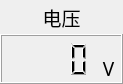
<?xml version="1.0" encoding="UTF-8"?>
<ui version="4.0">
 <class>DS_LcdNumWid</class>
 <widget class="QWidget" name="DS_LcdNumWid">
  <property name="geometry">
   <rect>
    <x>0</x>
    <y>0</y>
    <width>123</width>
    <height>84</height>
   </rect>
  </property>
  <property name="maximumSize">
   <size>
    <width>16777215</width>
    <height>130</height>
   </size>
  </property>
  <property name="windowTitle">
   <string>Form</string>
  </property>
  <layout class="QGridLayout" name="gridLayout_2">
   <property name="leftMargin">
    <number>0</number>
   </property>
   <property name="topMargin">
    <number>0</number>
   </property>
   <property name="rightMargin">
    <number>0</number>
   </property>
   <property name="bottomMargin">
    <number>0</number>
   </property>
   <property name="verticalSpacing">
    <number>0</number>
   </property>
   <item row="0" column="0">
    <widget class="QLabel" name="titleLab">
     <property name="minimumSize">
      <size>
       <width>0</width>
       <height>0</height>
      </size>
     </property>
     <property name="maximumSize">
      <size>
       <width>200</width>
       <height>40</height>
      </size>
     </property>
     <property name="font">
      <font>
       <family>新宋体</family>
       <pointsize>14</pointsize>
       <weight>50</weight>
       <bold>false</bold>
      </font>
     </property>
     <property name="text">
      <string>电压</string>
     </property>
     <property name="alignment">
      <set>Qt::AlignCenter</set>
     </property>
    </widget>
   </item>
   <item row="1" column="0">
    <widget class="QFrame" name="frame">
     <property name="minimumSize">
      <size>
       <width>0</width>
       <height>50</height>
      </size>
     </property>
     <property name="maximumSize">
      <size>
       <width>200</width>
       <height>16777215</height>
      </size>
     </property>
     <property name="frameShape">
      <enum>QFrame::Box</enum>
     </property>
     <property name="frameShadow">
      <enum>QFrame::Raised</enum>
     </property>
     <layout class="QGridLayout" name="gridLayout">
      <property name="leftMargin">
       <number>0</number>
      </property>
      <property name="topMargin">
       <number>0</number>
      </property>
      <property name="rightMargin">
       <number>0</number>
      </property>
      <property name="bottomMargin">
       <number>0</number>
      </property>
      <property name="horizontalSpacing">
       <number>0</number>
      </property>
      <item row="0" column="0">
       <layout class="QHBoxLayout" name="horizontalLayout">
        <item>
         <widget class="QLCDNumber" name="lcdNumber">
          <property name="layoutDirection">
           <enum>Qt::LeftToRight</enum>
          </property>
          <property name="frameShape">
           <enum>QFrame::NoFrame</enum>
          </property>
          <property name="smallDecimalPoint">
           <bool>true</bool>
          </property>
          <property name="digitCount">
           <number>4</number>
          </property>
          <property name="mode">
           <enum>QLCDNumber::Hex</enum>
          </property>
          <property name="segmentStyle">
           <enum>QLCDNumber::Filled</enum>
          </property>
          <property name="value" stdset="0">
           <double>0.000000000000000</double>
          </property>
          <property name="intValue" stdset="0">
           <number>0</number>
          </property>
         </widget>
        </item>
        <item>
         <widget class="QLabel" name="label">
          <property name="maximumSize">
           <size>
            <width>25</width>
            <height>16777215</height>
           </size>
          </property>
          <property name="font">
           <font>
            <family>新宋体</family>
            <pointsize>14</pointsize>
            <weight>50</weight>
            <bold>false</bold>
           </font>
          </property>
          <property name="text">
           <string>V</string>
          </property>
          <property name="alignment">
           <set>Qt::AlignBottom|Qt::AlignHCenter</set>
          </property>
         </widget>
        </item>
       </layout>
      </item>
     </layout>
    </widget>
   </item>
  </layout>
 </widget>
 <resources/>
 <connections/>
</ui>
